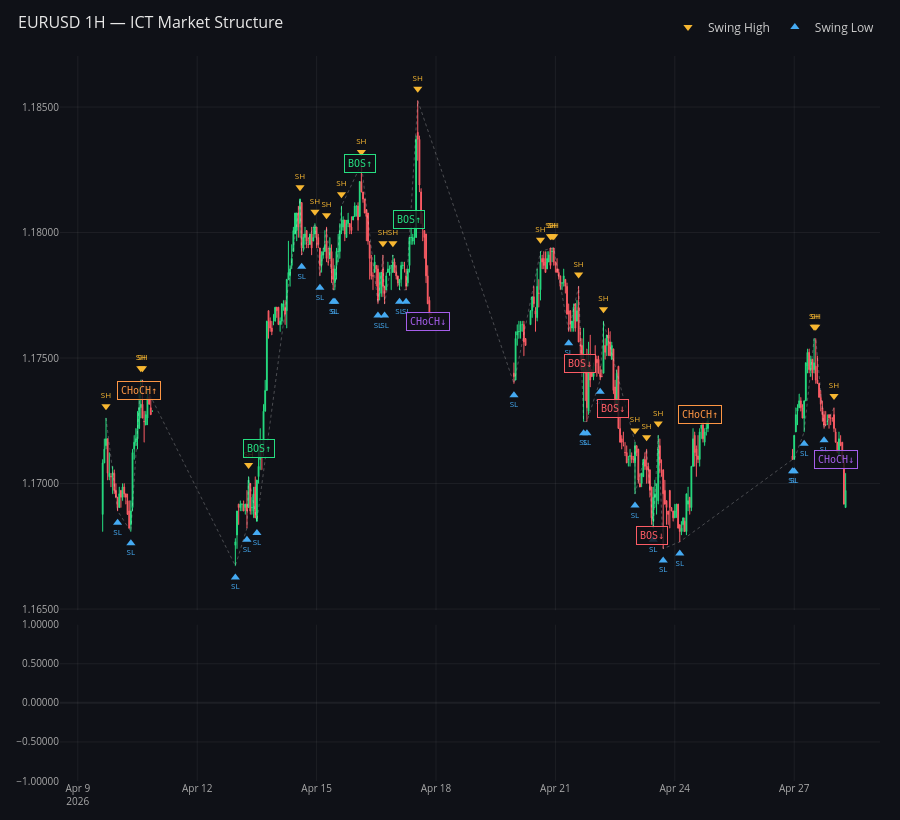

Notebook code for this chart:
### Markdown cell above
## 3 · Interactive chart (last 300 candles)

### Code cell
fig = ms.plot(
    last_n=300,
    title='EURUSD 1H — ICT Market Structure',
    height=820,
    max_events=10,           # show only 10 most recent BOS/CHoCH
    show_mitigated_ob=False, # hide already-visited OBs
)
fig.show()

### Figure 1 — Plotly figure (JSON) as saved in the notebook; plotly's stock layout.template omitted (floating-point values rounded to 4 significant figures; data arrays with more than 128 entries replaced by an {"elided": "..."} marker saying what was removed)
{"data": [{"close": {"elided": "300 float values"}, "decreasing": {"fillcolor": "#FC5C65", "line": {"color": "#FC5C65"}}, "high": {"elided": "300 float values"}, "increasing": {"fillcolor": "#26DE81", "line": {"color": "#26DE81"}}, "line": {"width": 1}, "low": {"elided": "300 float values"}, "name": "OHLC", "open": {"elided": "300 float values"}, "showlegend": false, "type": "candlestick", "whiskerwidth": 0.3, "x": {"elided": "300 str values"}, "xaxis": "x", "yaxis": "y"}, {"line": {"color": "rgba(255,255,255,0.25)", "dash": "dot", "width": 1}, "mode": "lines", "name": "Structure", "showlegend": false, "type": "scatter", "x": ["2026-04-09T17:00:00+00:00", "2026-04-10T00:00:00+00:00", "2026-04-10T08:00:00+00:00", "2026-04-10T14:00:00+00:00", "2026-04-10T15:00:00+00:00", "2026-04-12T23:00:00+00:00", "2026-04-13T06:00:00+00:00", "2026-04-13T07:00:00+00:00", "2026-04-13T12:00:00+00:00", "2026-04-14T14:00:00+00:00", "2026-04-14T15:00:00+00:00", "2026-04-14T23:00:00+00:00", "2026-04-15T02:00:00+00:00", "2026-04-15T06:00:00+00:00", "2026-04-15T10:00:00+00:00", "2026-04-15T11:00:00+00:00", "2026-04-15T15:00:00+00:00", "2026-04-16T03:00:00+00:00", "2026-04-16T13:00:00+00:00", "2026-04-16T16:00:00+00:00", "2026-04-16T17:00:00+00:00", "2026-04-16T22:00:00+00:00", "2026-04-17T02:00:00+00:00", "2026-04-17T06:00:00+00:00", "2026-04-17T13:00:00+00:00", "2026-04-19T23:00:00+00:00", "2026-04-20T15:00:00+00:00", "2026-04-20T21:00:00+00:00", "2026-04-20T22:00:00+00:00", "2026-04-20T23:00:00+00:00", "2026-04-21T08:00:00+00:00", "2026-04-21T14:00:00+00:00", "2026-04-21T17:00:00+00:00", "2026-04-21T19:00:00+00:00", "2026-04-22T03:00:00+00:00", "2026-04-22T05:00:00+00:00", "2026-04-23T00:00:00+00:00", "2026-04-23T00:00:00+00:00", "2026-04-23T07:00:00+00:00", "2026-04-23T11:00:00+00:00", "2026-04-23T14:00:00+00:00", "2026-04-23T17:00:00+00:00", "2026-04-24T03:00:00+00:00", "2026-04-26T23:00:00+00:00", "2026-04-27T00:00:00+00:00", "2026-04-27T06:00:00+00:00", "2026-04-27T12:00:00+00:00", "2026-04-27T13:00:00+00:00", "2026-04-27T18:00:00+00:00", "2026-04-28T00:00:00+00:00"], "xaxis": "x", "y": [1.173, 1.169, 1.168, 1.174, 1.174, 1.167, 1.168, 1.17, 1.168, 1.181, 1.179, 1.18, 1.178, 1.18, 1.178, 1.178, 1.181, 1.183, 1.177, 1.179, 1.177, 1.179, 1.178, 1.178, 1.185, 1.174, 1.179, 1.179, 1.179, 1.179, 1.176, 1.178, 1.172, 1.172, 1.174, 1.176, 1.172, 1.17, 1.171, 1.168, 1.172, 1.167, 1.168, 1.171, 1.171, 1.172, 1.176, 1.176, 1.172, 1.173], "yaxis": "y"}, {"customdata": [1.173, 1.174, 1.174, 1.17, 1.181, 1.18, 1.18, 1.181, 1.183, 1.179, 1.179, 1.185, 1.179, 1.179, 1.179, 1.179, 1.178, 1.176, 1.172, 1.171, 1.172, 1.176, 1.176, 1.173], "hovertemplate": "<b>Swing High</b><br>%{x}<br>%{customdata:.5f}<extra></extra>", "marker": {"color": "#F7B731", "size": 8, "symbol": "triangle-down"}, "mode": "markers+text", "name": "Swing High", "showlegend": true, "text": ["SH", "SH", "SH", "SH", "SH", "SH", "SH", "SH", "SH", "SH", "SH", "SH", "SH", "SH", "SH", "SH", "SH", "SH", "SH", "SH", "SH", "SH", "SH", "SH"], "textfont": {"color": "#F7B731", "size": 8}, "textposition": "top center", "type": "scatter", "x": ["2026-04-09T17:00:00+00:00", "2026-04-10T14:00:00+00:00", "2026-04-10T15:00:00+00:00", "2026-04-13T07:00:00+00:00", "2026-04-14T14:00:00+00:00", "2026-04-14T23:00:00+00:00", "2026-04-15T06:00:00+00:00", "2026-04-15T15:00:00+00:00", "2026-04-16T03:00:00+00:00", "2026-04-16T16:00:00+00:00", "2026-04-16T22:00:00+00:00", "2026-04-17T13:00:00+00:00", "2026-04-20T15:00:00+00:00", "2026-04-20T21:00:00+00:00", "2026-04-20T22:00:00+00:00", "2026-04-20T23:00:00+00:00", "2026-04-21T14:00:00+00:00", "2026-04-22T05:00:00+00:00", "2026-04-23T00:00:00+00:00", "2026-04-23T07:00:00+00:00", "2026-04-23T14:00:00+00:00", "2026-04-27T12:00:00+00:00", "2026-04-27T13:00:00+00:00", "2026-04-28T00:00:00+00:00"], "xaxis": "x", "y": [1.173, 1.175, 1.175, 1.171, 1.182, 1.181, 1.181, 1.182, 1.183, 1.18, 1.18, 1.186, 1.18, 1.18, 1.18, 1.18, 1.178, 1.177, 1.172, 1.172, 1.172, 1.176, 1.176, 1.173], "yaxis": "y"}, {"customdata": [1.169, 1.168, 1.167, 1.168, 1.168, 1.179, 1.178, 1.178, 1.178, 1.177, 1.177, 1.178, 1.178, 1.174, 1.176, 1.172, 1.172, 1.174, 1.17, 1.168, 1.167, 1.168, 1.171, 1.171, 1.172, 1.172], "hovertemplate": "<b>Swing Low</b><br>%{x}<br>%{customdata:.5f}<extra></extra>", "marker": {"color": "#45AAF2", "size": 8, "symbol": "triangle-up"}, "mode": "markers+text", "name": "Swing Low", "showlegend": true, "text": ["SL", "SL", "SL", "SL", "SL", "SL", "SL", "SL", "SL", "SL", "SL", "SL", "SL", "SL", "SL", "SL", "SL", "SL", "SL", "SL", "SL", "SL", "SL", "SL", "SL", "SL"], "textfont": {"color": "#45AAF2", "size": 8}, "textposition": "bottom center", "type": "scatter", "x": ["2026-04-10T00:00:00+00:00", "2026-04-10T08:00:00+00:00", "2026-04-12T23:00:00+00:00", "2026-04-13T06:00:00+00:00", "2026-04-13T12:00:00+00:00", "2026-04-14T15:00:00+00:00", "2026-04-15T02:00:00+00:00", "2026-04-15T10:00:00+00:00", "2026-04-15T11:00:00+00:00", "2026-04-16T13:00:00+00:00", "2026-04-16T17:00:00+00:00", "2026-04-17T02:00:00+00:00", "2026-04-17T06:00:00+00:00", "2026-04-19T23:00:00+00:00", "2026-04-21T08:00:00+00:00", "2026-04-21T17:00:00+00:00", "2026-04-21T19:00:00+00:00", "2026-04-22T03:00:00+00:00", "2026-04-23T00:00:00+00:00", "2026-04-23T11:00:00+00:00", "2026-04-23T17:00:00+00:00", "2026-04-24T03:00:00+00:00", "2026-04-26T23:00:00+00:00", "2026-04-27T00:00:00+00:00", "2026-04-27T06:00:00+00:00", "2026-04-27T18:00:00+00:00"], "xaxis": "x", "y": [1.168, 1.168, 1.166, 1.168, 1.168, 1.179, 1.178, 1.177, 1.177, 1.177, 1.177, 1.177, 1.177, 1.174, 1.176, 1.172, 1.172, 1.174, 1.169, 1.168, 1.167, 1.167, 1.17, 1.17, 1.172, 1.172], "yaxis": "y"}, {"marker": {"color": {"elided": "300 str values"}, "line": {"width": 0}}, "name": "Volume", "opacity": 0.6, "showlegend": false, "type": "bar", "x": {"elided": "300 str values"}, "xaxis": "x2", "y": {"elided": "300 int values"}, "yaxis": "y2"}], "layout": {"annotations": [{"bgcolor": "rgba(15,17,23,0.82)", "bordercolor": "#FD9644", "borderpad": 3, "borderwidth": 1, "font": {"color": "#FD9644", "family": "monospace", "size": 10}, "showarrow": false, "text": "CHoCH↑", "x": "2026-04-10T13:00:00+00:00", "xref": "x", "y": 1.174, "yref": "y"}, {"bgcolor": "rgba(15,17,23,0.82)", "bordercolor": "#26DE81", "borderpad": 3, "borderwidth": 1, "font": {"color": "#26DE81", "family": "monospace", "size": 10}, "showarrow": false, "text": "BOS↑", "x": "2026-04-13T13:00:00+00:00", "xref": "x", "y": 1.171, "yref": "y"}, {"bgcolor": "rgba(15,17,23,0.82)", "bordercolor": "#26DE81", "borderpad": 3, "borderwidth": 1, "font": {"color": "#26DE81", "family": "monospace", "size": 10}, "showarrow": false, "text": "BOS↑", "x": "2026-04-16T02:00:00+00:00", "xref": "x", "y": 1.183, "yref": "y"}, {"bgcolor": "rgba(15,17,23,0.82)", "bordercolor": "#26DE81", "borderpad": 3, "borderwidth": 1, "font": {"color": "#26DE81", "family": "monospace", "size": 10}, "showarrow": false, "text": "BOS↑", "x": "2026-04-17T08:00:00+00:00", "xref": "x", "y": 1.181, "yref": "y"}, {"bgcolor": "rgba(15,17,23,0.82)", "bordercolor": "#A55EEA", "borderpad": 3, "borderwidth": 1, "font": {"color": "#A55EEA", "family": "monospace", "size": 10}, "showarrow": false, "text": "CHoCH↓", "x": "2026-04-17T19:00:00+00:00", "xref": "x", "y": 1.176, "yref": "y"}, {"bgcolor": "rgba(15,17,23,0.82)", "bordercolor": "#FC5C65", "borderpad": 3, "borderwidth": 1, "font": {"color": "#FC5C65", "family": "monospace", "size": 10}, "showarrow": false, "text": "BOS↓", "x": "2026-04-21T15:00:00+00:00", "xref": "x", "y": 1.175, "yref": "y"}, {"bgcolor": "rgba(15,17,23,0.82)", "bordercolor": "#FC5C65", "borderpad": 3, "borderwidth": 1, "font": {"color": "#FC5C65", "family": "monospace", "size": 10}, "showarrow": false, "text": "BOS↓", "x": "2026-04-22T11:00:00+00:00", "xref": "x", "y": 1.173, "yref": "y"}, {"bgcolor": "rgba(15,17,23,0.82)", "bordercolor": "#FC5C65", "borderpad": 3, "borderwidth": 1, "font": {"color": "#FC5C65", "family": "monospace", "size": 10}, "showarrow": false, "text": "BOS↓", "x": "2026-04-23T10:00:00+00:00", "xref": "x", "y": 1.168, "yref": "y"}, {"bgcolor": "rgba(15,17,23,0.82)", "bordercolor": "#FD9644", "borderpad": 3, "borderwidth": 1, "font": {"color": "#FD9644", "family": "monospace", "size": 10}, "showarrow": false, "text": "CHoCH↑", "x": "2026-04-24T15:00:00+00:00", "xref": "x", "y": 1.173, "yref": "y"}, {"bgcolor": "rgba(15,17,23,0.82)", "bordercolor": "#A55EEA", "borderpad": 3, "borderwidth": 1, "font": {"color": "#A55EEA", "family": "monospace", "size": 10}, "showarrow": false, "text": "CHoCH↓", "x": "2026-04-28T01:00:00+00:00", "xref": "x", "y": 1.171, "yref": "y"}], "height": 820, "hoverlabel": {"bgcolor": "#1A1D2E", "bordercolor": "#333", "font": {"color": "#E8E8E8"}}, "hovermode": "x unified", "legend": {"font": {"color": "#CCC"}, "orientation": "h", "x": 1, "xanchor": "right", "y": 1.02, "yanchor": "bottom"}, "margin": {"b": 20, "l": 60, "r": 20, "t": 48}, "paper_bgcolor": "#0F1117", "plot_bgcolor": "#0F1117", "title": {"font": {"color": "#E8E8E8", "size": 16}, "text": "EURUSD 1H — ICT Market Structure", "x": 0.02}, "xaxis": {"anchor": "y", "domain": [0, 1], "gridcolor": "rgba(255,255,255,0.06)", "matches": "x2", "rangeslider": {"visible": false}, "showspikes": true, "showticklabels": false, "spikecolor": "#555", "spikethickness": 1, "tickfont": {"color": "#AAA", "size": 10}, "title": {"font": {"color": "#888"}}, "zerolinecolor": "rgba(255,255,255,0.06)"}, "xaxis2": {"anchor": "y2", "domain": [0, 1], "gridcolor": "rgba(255,255,255,0.06)", "showspikes": true, "spikecolor": "#555", "spikethickness": 1, "tickfont": {"color": "#AAA", "size": 10}, "title": {"font": {"color": "#888"}}, "zerolinecolor": "rgba(255,255,255,0.06)"}, "yaxis": {"anchor": "x", "domain": [0.2356, 1], "gridcolor": "rgba(255,255,255,0.06)", "showspikes": true, "spikecolor": "#555", "spikethickness": 1, "tickfont": {"color": "#AAA", "size": 10}, "tickformat": ".5f", "title": {"font": {"color": "#888"}}, "zerolinecolor": "rgba(255,255,255,0.06)"}, "yaxis2": {"anchor": "x2", "domain": [0, 0.2156], "gridcolor": "rgba(255,255,255,0.06)", "showspikes": true, "spikecolor": "#555", "spikethickness": 1, "tickfont": {"color": "#AAA", "size": 10}, "tickformat": ".5f", "title": {"font": {"color": "#888"}}, "zerolinecolor": "rgba(255,255,255,0.06)"}}}
